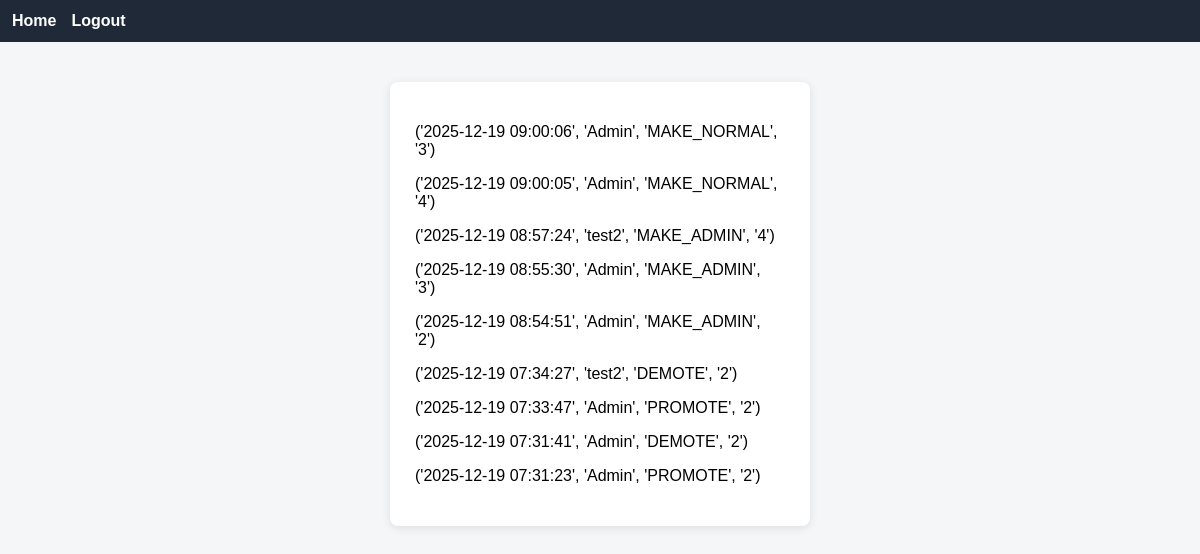
The page /admin/logs (signed in) on the database its author committed.
### tables this page shows
CREATE TABLE audit_logs (
        id INTEGER PRIMARY KEY AUTOINCREMENT,
        admin_id INTEGER,
        action TEXT,
        target_user TEXT,
        timestamp DATETIME DEFAULT CURRENT_TIMESTAMP
    );

### 2fa_3/app.py (the view)
@app.route("/admin/logs")
@admin_required
def admin_logs():
    conn = sqlite3.connect(DB_NAME)
    c = conn.cursor()
    c.execute("""
        SELECT a.timestamp, u.username, a.action, a.target_user
        FROM audit_logs a
        JOIN users u ON a.admin_id = u.id
        ORDER BY a.timestamp DESC
    """)
    logs = c.fetchall()
    conn.close()
    return render_template("admin_logs.html", logs=logs)

### 2fa_3/app.py (called while the page is built)
def get_user_by_id(uid):
    conn = sqlite3.connect(DB_NAME)
    c = conn.cursor()
    c.execute("SELECT * FROM users WHERE id=?", (uid,))
    user = c.fetchone()
    conn.close()
    return user

def admin_required(f):
    @wraps(f)
    def wrap(*args, **kwargs):
        if "user_id" not in session:
            return redirect("/login")
        user = get_user_by_id(session["user_id"])
        if not user or user[5] != 1:
            flash("Admin access required")
            return redirect("/")
        return f(*args, **kwargs)
    return wrap

### 2fa_3/templates/admin_logs.html
{% extends 'base.html' %}{% block content %}
<div class="container">
{% for l in logs %}
<p>{{ l }}</p>
{% endfor %}
</div>{% endblock %}

### 2fa_3/static/style.css (style rules this page uses)
* { box-sizing: border-box; }
body { font-family: Arial, sans-serif; background: #f4f6f8; margin: 0; padding: 0; }
.container { max-width: 420px; margin: 40px auto; background: white; padding: 25px; border-radius: 8px; box-shadow: 0 2px 10px rgba(0,0,0,0.1); }

### rows shown on the page
audit_logs: l "('2025-12-19 09:00:06', 'Admin', 'MAKE_NORMAL', '3')"
audit_logs: l "('2025-12-19 09:00:05', 'Admin', 'MAKE_NORMAL', '4')"
audit_logs: l "('2025-12-19 08:57:24', 'test2', 'MAKE_ADMIN', '4')"
audit_logs: l "('2025-12-19 08:55:30', 'Admin', 'MAKE_ADMIN', '3')"
audit_logs: l "('2025-12-19 08:54:51', 'Admin', 'MAKE_ADMIN', '2')"
audit_logs: l "('2025-12-19 07:34:27', 'test2', 'DEMOTE', '2')"
audit_logs: l "('2025-12-19 07:33:47', 'Admin', 'PROMOTE', '2')"
audit_logs: l "('2025-12-19 07:31:41', 'Admin', 'DEMOTE', '2')"
audit_logs: l "('2025-12-19 07:31:23', 'Admin', 'PROMOTE', '2')"
